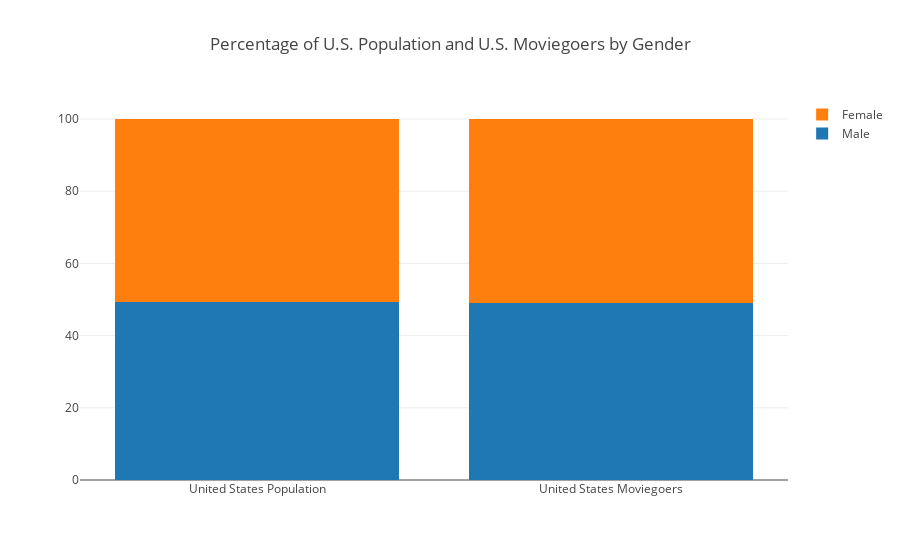

Notebook code for this chart:
### Code cell
x = ["United States Population", "United States Moviegoers"]
y_male = [49.2,49]
y_female = [50.8,51]

trace1 = go.Bar(x=x, y=y_male, name="Male")
trace2 = go.Bar(x=x, y=y_female, name="Female")

data = [trace1, trace2]

layout = go.Layout(
    title="Percentage of U.S. Population and U.S. Moviegoers by Gender",
    barmode="stack"
)

fig = go.Figure(data=data, layout=layout)
iplot(fig)

### Figure 1 — Plotly figure (JSON) as saved in the notebook; plotly's stock layout.template omitted (floating-point values rounded to 4 significant figures)
{"data": [{"name": "Male", "type": "bar", "uid": "0721c008-a3f8-486d-9b4b-3b84b3c5804e", "x": ["United States Population", "United States Moviegoers"], "y": [49.2, 49]}, {"name": "Female", "type": "bar", "uid": "b56c6f32-a114-4954-bac3-bf68202c1839", "x": ["United States Population", "United States Moviegoers"], "y": [50.8, 51]}], "layout": {"autosize": true, "barmode": "stack", "title": {"text": "Percentage of U.S. Population and U.S. Moviegoers by Gender"}, "xaxis": {"autorange": true, "range": [-0.5, 1.5], "type": "category"}, "yaxis": {"autorange": true, "range": [0, 105.3], "type": "linear"}}}
